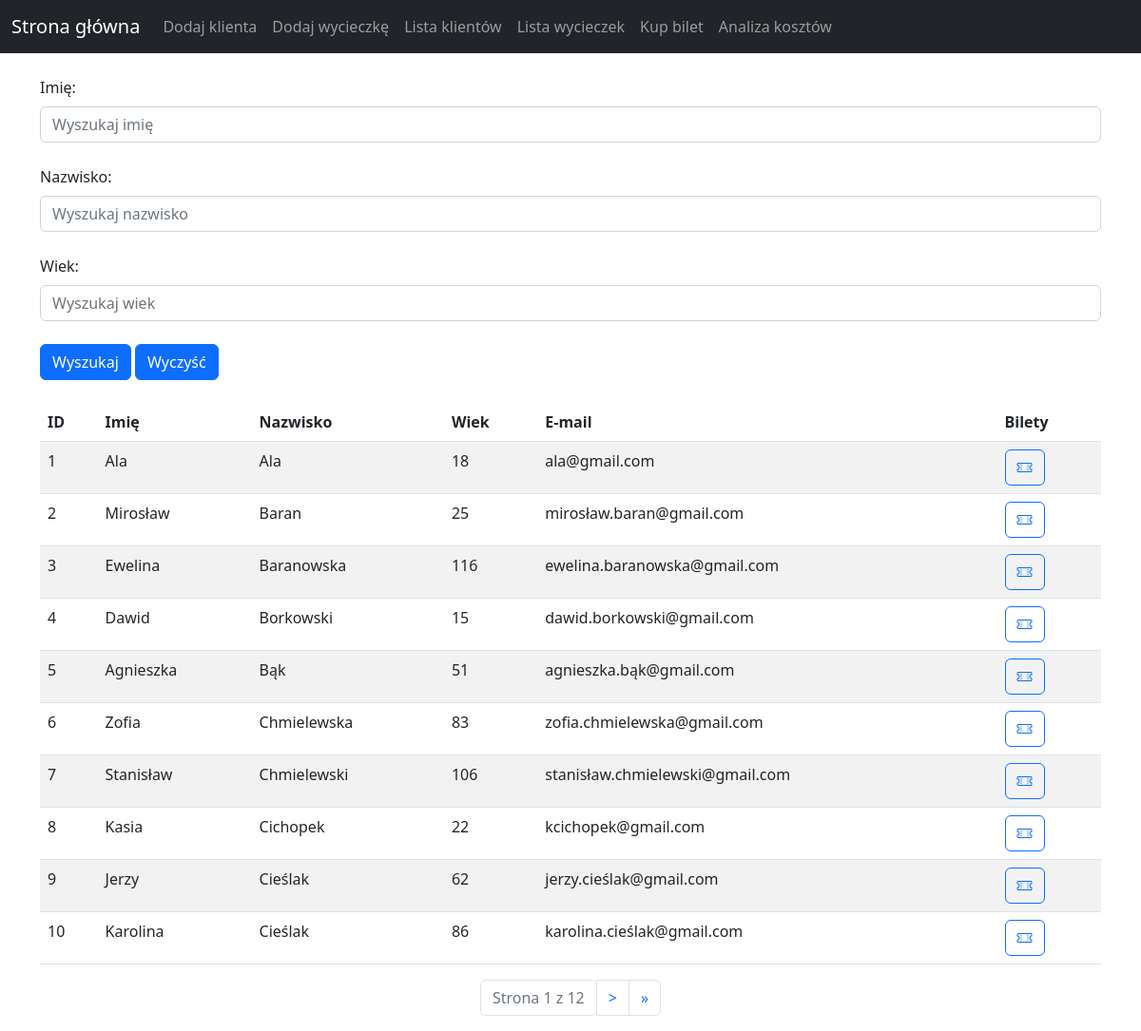
Screenshot of /project/list-customer with the database file from the repository.
### project/models.py (models this page shows, shortened)
class Customer(models.Model):
    customername = models.CharField(max_length=50)
    surname = models.CharField(max_length=200)
    age = models.IntegerField()
    email = models.EmailField()

### project/views.py (the view)
# urls.py: path('list-customer', views.list_customer, name='list_customer'),
def list_customer(request):
    customer_list = Customer.objects.all().order_by('surname', 'customername')
    formularz_wyszukiwania = CustomerFilterForm(request.GET)
    if formularz_wyszukiwania.is_valid():
        cd = formularz_wyszukiwania.cleaned_data
        if cd['age']:
            customer_list=customer_list.filter(age=cd['age'])
        if cd['surname']:
            customer_list = customer_list.filter(surname__startswith=cd['surname'])
        if cd['customername']:
            customer_list = customer_list.filter(customername__startswith=cd['customername'])
    paginator = Paginator(customer_list, 10)
    strona = request.GET.get('strona',1)
    return render(request, 'project/list_customer.html', {'paginator':paginator, 'customer_site':paginator.get_page(strona), 'formularz_wyszukiwania':formularz_wyszukiwania})

### project/forms.py
class CustomerFilterForm(forms.Form):
    customername = forms.CharField(label='Name', required = False)
    surname = forms.CharField(label='Surname', required = False)
    age = forms.IntegerField(label='Age', required = False)
    def __init__(self, *args, **kwargs):
        super(CustomerFilterForm, self).__init__(*args, **kwargs)
        for visible in self.visible_fields():
            visible.field.widget.attrs['class'] = 'form-control'

### project/templates/project/list_customer.html (shortened to what this page needs)
{% extends 'project/base_generic.html' %}
{% load django_bootstrap5 %}
{% block content %}
<!DOCTYPE html>
<html lang="en">
<head>
    <link href="https://cdn.jsdelivr.net/npm/bootstrap@5.2.3/dist/css/bootstrap.min.css" rel="stylesheet">
</head>
<body>
    <div class="container">
    <form action="" method="get">{% csrf_token %}
        <div class="mb-3">
  <label for="Customer" class="form-label">Imię:</label><br>
  <input type="text" class="form-control" name="customername" placeholder="Wyszukaj imię"><br>
            <div class="mb-3">
  <label for="Surname" class="form-label">Nazwisko:</label><br>
  <input type="text" class="form-control" name="surname" placeholder="Wyszukaj nazwisko"><br>
                <div class="mb-3">
          <label for="Age" class="form-label">Wiek:</label><br>
  <input type="number" class="form-control" name="age" placeholder="Wyszukaj wiek"><br>
  <input type="submit" class="btn btn-primary" value="Wyszukaj">
  <input type="reset" class="btn btn-primary"  value="Wyczyść">
                    <br><br>
    </form>
    <div id="result-outlet-container">
        <table class="table table-striped">
            <thead>
            <tr>
                <th scope="col">ID</th>
                <th scope="col">Imię</th>
                <th scope="col">Nazwisko</th>
                <th scope="col">Wiek</th>
                <th scope="col">E-mail</th>
                <th scope="col">Bilety</th>
            </tr>
            </thead>
            <tbody>
            {% if customer_site|length == 0 %}
            <tr>
                <td>No results found</td>
            </tr>
            {% else %}
            {% for c in customer_site %}
            <tr>
                <td> {{ forloop.counter }}</td>
                <td>{{ c.customername }}</td>
                <td>{{ c.surname }}</td>
                <td>{{ c.age }}</td>
                <td>{{ c.email }}</td>
                <td>
                    <a href="{% url 'customer_orders' c.id %}" class = "btn btn-outline-primary"><i
                            class="bi bi-ticket-perforated"></i></a>
                </td>
            </tr>
            {% endfor %}
                </tbody>
        </table>
        <nav aria-label="Page navigation example">
          <ul class="pagination justify-content-center" >
        <span class = "current">
            <li class="page-item disabled"><a href="#" class = "page-link">Strona {{ customer_site.number }} z {{ customer_site.paginator.num_pages }}</a></li>
        </span>
        {% if customer_site.has_next %}
            <li class="page-item"><a class="page-link" href="?strona={{ customer_site.next_page_number }}">&gt;</a></li>
            <li class="page-item"><a class="page-link" href="?strona={{ customer_site.paginator.num_pages }}"> &raquo;</a></li>
            {% endif %}
{% endif %}
          </ul>
        </nav>
</body>
</html>
{% endblock %}

### project/templates/project/base_generic.html (shortened to what this page needs)
{% load django_bootstrap5 %}
{% load static %}
<!doctype html>
<html lang="en">
  <head>
        <link href="https://cdn.jsdelivr.net/npm/bootstrap@5.2.3/dist/css/bootstrap.min.css" rel="stylesheet"
>
    <link rel="stylesheet" href="https://cdn.jsdelivr.net/npm/bootstrap-icons@1.10.4/font/bootstrap-icons.css">
  </head>
  <body>
    {% include 'project/navbar.html' %}
    <br/>
    {% block content %}
    {% endblock %}
  </body>
</html>

### project/templates/project/navbar.html (shortened to what this page needs)
<nav class="navbar navbar-expand-lg navbar-dark bg-dark">
  <div class="container-fluid">
    <a class="navbar-brand" href="{% url 'index' %}">Strona główna</a>
    <div class="collapse navbar-collapse" id="navbarSupportedContent">
      <ul class="navbar-nav me-auto mb-2 mb-lg-0">
        <li class="nav-item">
          <a class="nav-link" href="{% url 'add_customer' %}">Dodaj klienta</a>
        </li>
         <li class="nav-item">
          <a class="nav-link" href="{% url 'add_trip' %}">Dodaj wycieczkę</a>
        </li>
         <li class="nav-item">
          <a class="nav-link" href="{% url 'list_customer' %}">Lista klientów</a>
        </li>
          <li class="nav-item">
          <a class="nav-link" href="{% url 'list_trips' %}">Lista wycieczek</a>
        </li>
          <li class="nav-item">
          <a class="nav-link" href="{% url 'buy_ticket' %}">Kup bilet</a>
        </li>
          <li class="nav-item">
          <a class="nav-link" href="{% url 'analytics' %}">Analiza kosztów </a>
        </li>
      </ul>
    </div>
  </div>
</nav>

### rows the page displays
Customer: customername "Ala", surname "Ala", age "18", email "ala@gmail.com"
Customer: customername "Mirosław", surname "Baran", age "25", email "mirosław.baran@gmail.com"
Customer: customername "Ewelina", surname "Baranowska", age "116", email "ewelina.baranowska@gmail.com"
Customer: customername "Dawid", surname "Borkowski", age "15", email "dawid.borkowski@gmail.com"
Customer: customername "Agnieszka", surname "Bąk", age "51", email "agnieszka.bąk@gmail.com"
Customer: customername "Zofia", surname "Chmielewska", age "83", email "zofia.chmielewska@gmail.com"
Customer: customername "Stanisław", surname "Chmielewski", age "106", email "stanisław.chmielewski@gmail.com"
Customer: customername "Kasia", surname "Cichopek", age "22", email "kcichopek@gmail.com"
Customer: customername "Jerzy", surname "Cieślak", age "62", email "jerzy.cieślak@gmail.com"
Customer: customername "Karolina", surname "Cieślak", age "86", email "karolina.cieślak@gmail.com"

### other values shown
{{ customer_site.number }} "1"
{{ customer_site.paginator.num_pages }} "12"
